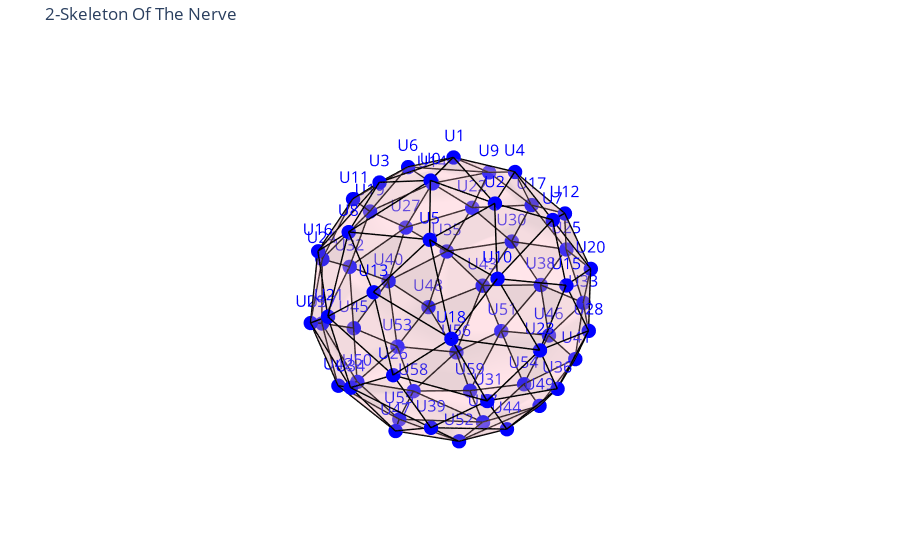

The code cell stored with this chart in its notebook:
### Markdown cell above
Optionally run the cell below to view a Plotly visualization of the nerve of the open cover:

### Code cell
fig = cover.show_nerve()
